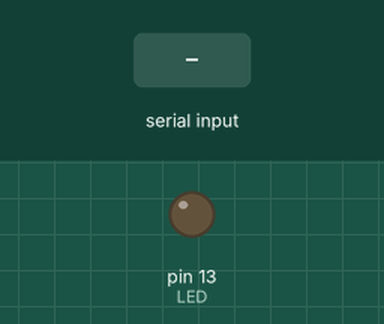
Simulated run of this sketch. Board: Arduino Uno, built with avr-gcc and run on an emulated ATmega328P. On the bench: output pins drawn as LEDs (lit = HIGH). Dashed ring = blinking. Inputs (shaded band) come from the test bench.

Above: at 1.2 s.
1.3 s: "1\n" received over Serial
At 1.55 s:
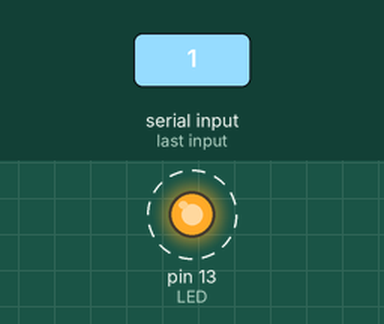
Timing chart, 0 to 4.3 s (numbered marks = the images above; inputs shaded):
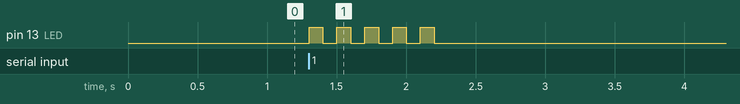

The sketch:

WindTurbineRetrieval.ino
```cpp
#include <EEPROM.h>

const uint8_t LED = 13; // Arduino LED is 13

long a; // Placeholder throwaway variable

/**
 * Flash the LED many times at certain interval
 * @param x the number of times to flash
 * @param d the interval in milliseconds
 */
void flash(int x = 5, int d = 200)
{
    for (int i = 0; i < x; ++i)
    {
        digitalWrite(LED, HIGH);
        delay(d / 2);
        digitalWrite(LED, LOW);
        delay(d / 2);
    }
}

void setup()
{
    Serial.begin(9600);              // Set up Serial for transmission
    Serial.setTimeout(600L * 1000L); // Set timeout to 10 minutes
    pinMode(LED, OUTPUT);            // Initialize LED
}

void loop()
{
    while (Serial.readStringUntil('\n') != "connect") // Wait for trigger string
        flash();                                      // Flash 5 times when trigger string doesn't match
    Serial.println("connected");                      // Serial feedback to successful connection
    Serial.flush();                                   // Flush Serial buffer // Is this really needed?
    flash(10);                                        // Flash 10 times when trigger string matches
    for (int i = 0; i < 256; ++i)                     // Loop through long addresses (voltages) in EEPROM
    {                                                 //
        EEPROM.get(i << 2, a);                        // Get the count of the voltage
        Serial.println(a);                            // Send through Serial
    }                                                 //
    Serial.flush();                                   // Flush Serial buffer // Is this really needed?
}
```

Measured:
- after the input at 1.3 s, pin 13 (LED): alternates HIGH for 0.10 s and LOW for 0.10 s, 10 changes in all, then stays LOW, starting at once
